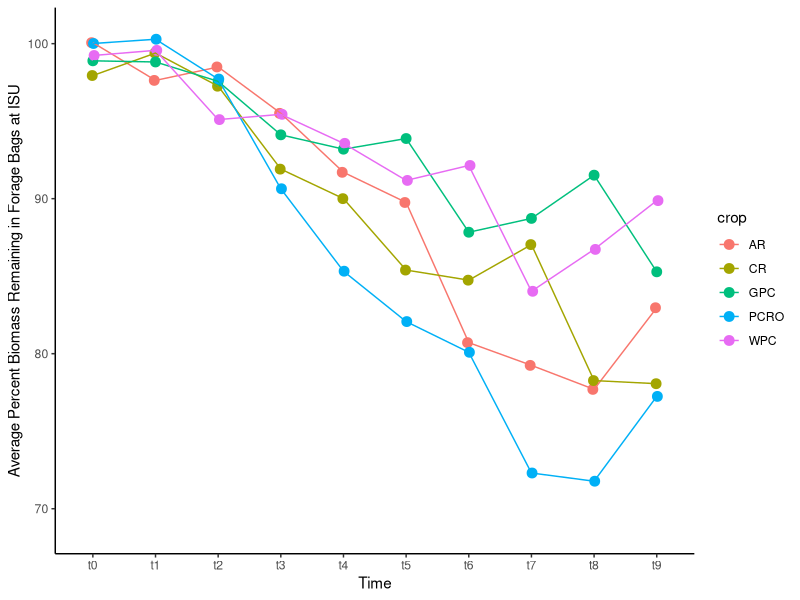
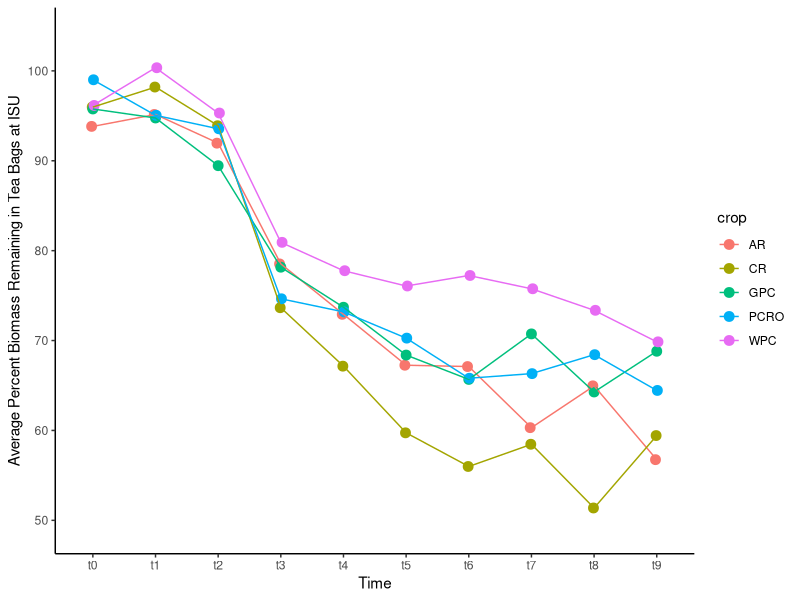
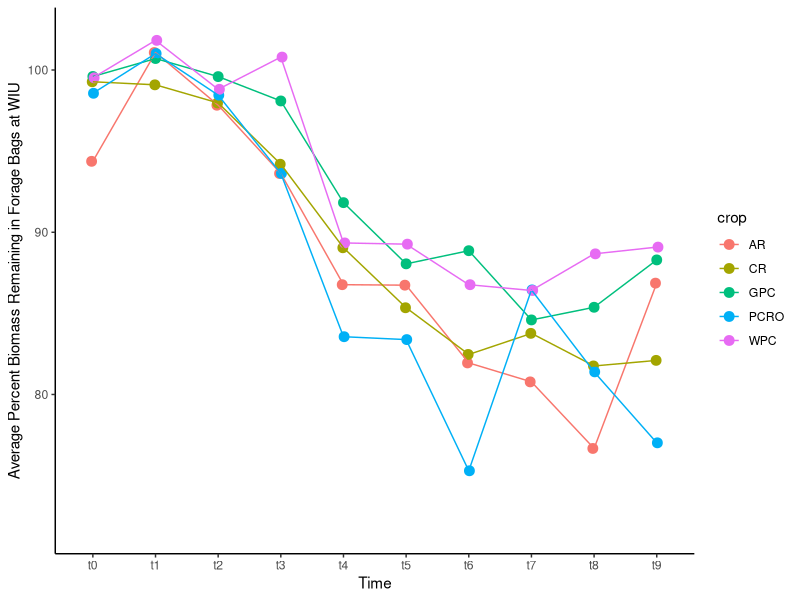
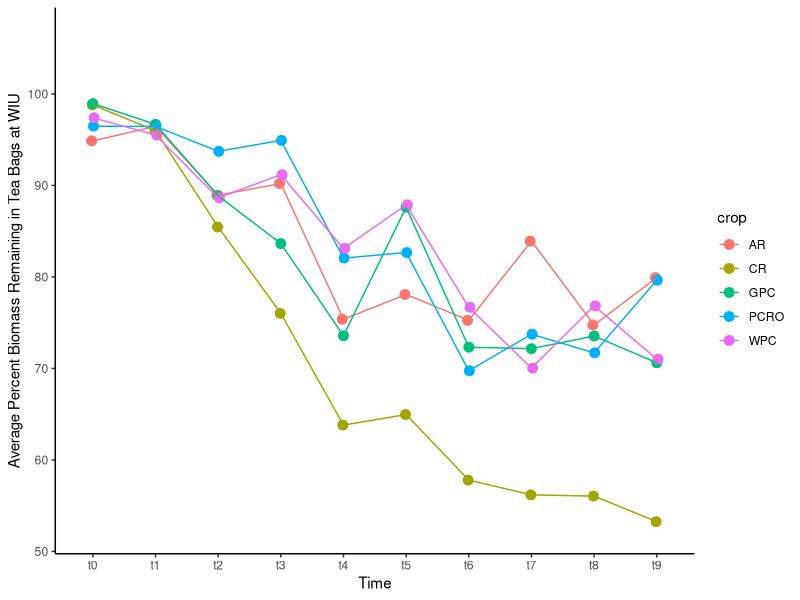
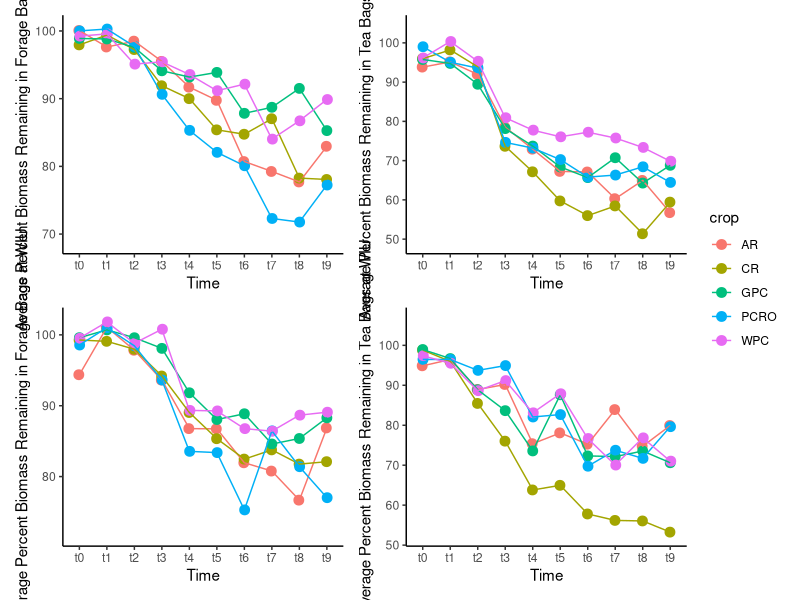
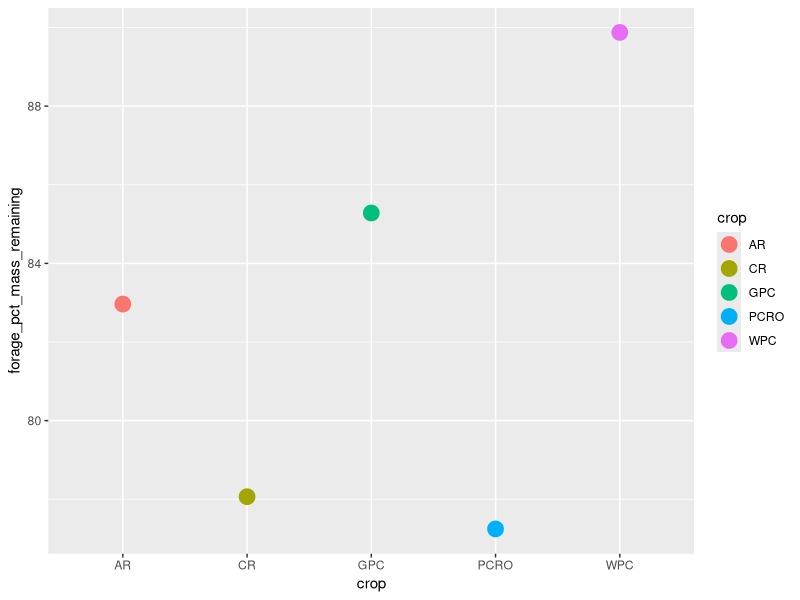
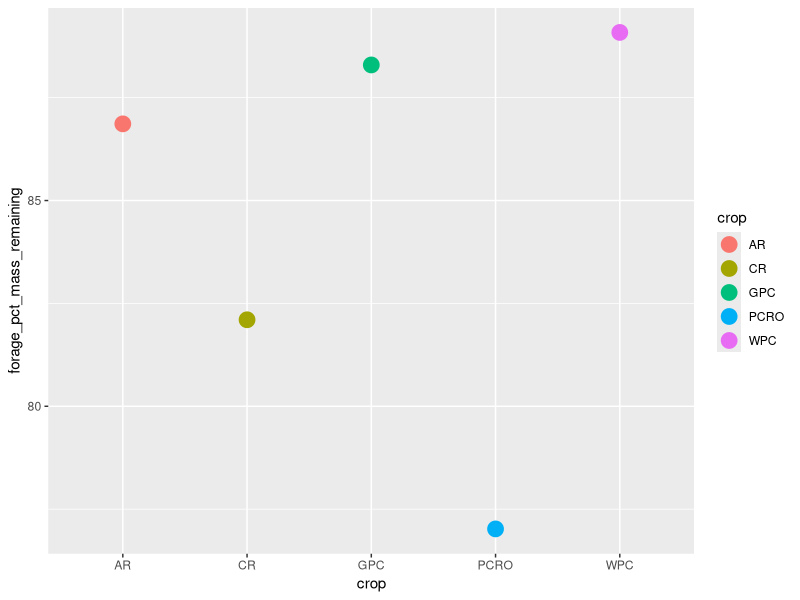
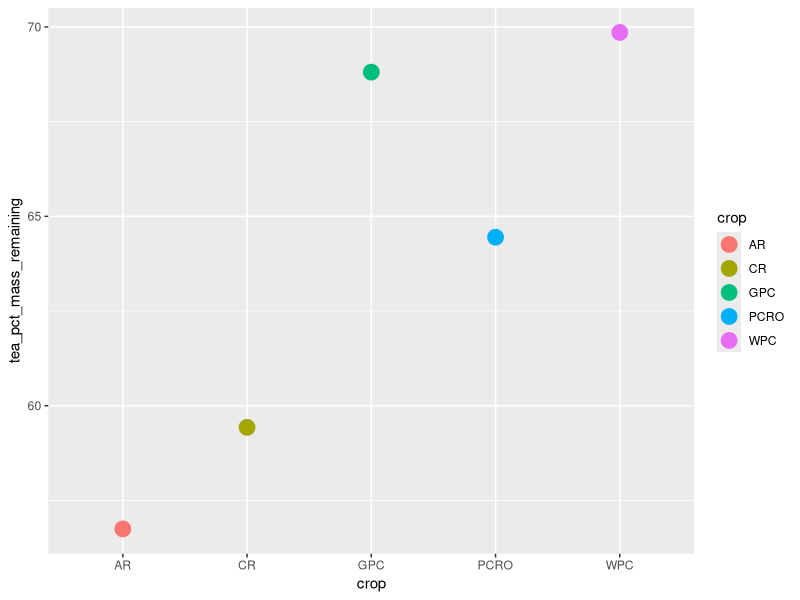

These charts were generated, in order, by the following R code: (Note: this script raises an error after producing the figures.)
# LIBRARIES ----
library(tidyverse)
library(readxl)
library(patchwork)

# READ IN THE DATA----

# decomp data
raw.df <- read_excel("data/Meyer_nrec2023decompbagdata.xlsx")

# initial tea weights
tea.df <- read_excel("data/tea wt.xlsx")

# CLEAN DATA ----

# cleaning the tea data ----

# taking only the tea columns that i want
tea.df <- tea.df %>%
  select(c(tea_id, initial_dry_wt_g))

# rename the tea final wt column
tea.df <- tea.df %>%
  rename(tea_wt_initial_g = initial_dry_wt_g)

# cleaning up the decomp data ----

# change column names
clean.df <- raw.df %>%
  rename(initial_wt_g = bag_no_staple) %>%
  rename(final_wt_g = dry_wt_g) %>%
  rename(time = sample_time) %>%
  rename(tea_wt_final_g = tea_final)

# select the columns that I want to use
clean.df <- clean.df %>%
  select(c(location, plot, crop, bag_no, block, initial_wt_g, time, final_wt_g,
           tea_id, tea_wt_final_g))

# join ----

# join the tea weights with the rest of the data
clean.df <- left_join(clean.df, tea.df, by = "tea_id")

# there are a few out of place samples that i cant quite figure out what the problem is by
# looking through the physical samples, will need to drop those

clean.df <- clean.df %>%
  filter(bag_no != 217) %>% filter(bag_no != 342) %>% filter(bag_no != 222)

# i want to try something new and keep the environment a little cleaner, not sure if this is a good 
# idea but i want to try dropping the no longer used data frames here so the environment is easier 
# to look through 
rm(raw.df)
rm(tea.df)

# DATA MODIFICATIONS ----

# getting percent loss for the forage bags
clean.df <- clean.df %>%
  mutate(difference_g = initial_wt_g - final_wt_g) %>%
  mutate(pct_loss = (difference_g / initial_wt_g) * 100)

# getting percent loss for the tea bags

clean.df <- clean.df %>%
  mutate(tea_wt_initial_g = as.numeric(tea_wt_initial_g))

clean.df <- clean.df %>%
  mutate(tea_difference_g = tea_wt_initial_g - tea_wt_final_g) %>%
  mutate(tea_pct_loss = (tea_difference_g / tea_wt_initial_g) * 100)

# now to get the percent mass remaining
clean.df <- clean.df %>%
  mutate(forage_pct_mass_remaining = ((final_wt_g / initial_wt_g) * 100)) %>%
  mutate(tea_pct_mass_remaining = ((tea_wt_final_g / tea_wt_initial_g) * 100))

# for initial plotting purposes i need to get rid of the na values ----
clean.df <- clean.df %>%
  na.omit()

# PRELIMINARY PLOTTING ----

# forage bags
a <- clean.df %>%
  filter(location == "ISU") %>%
  ggplot(aes(time, forage_pct_mass_remaining, color = crop, group = crop)) +
  stat_summary(fun = mean, geom = "point", size = 3, position = position_dodge2(width = 0.05)) +
  stat_summary(fun.data = mean_se, geom = "line") +
  labs(x = "Time", y = "Average Percent Biomass Remaining in Forage Bags at ISU") +
  theme_classic()

a

# tea bags
b <- clean.df %>%
  filter(location == "ISU") %>%
  ggplot(aes(time,tea_pct_mass_remaining, color = crop, group = crop)) +
  stat_summary(fun = mean, geom = "point", size = 3, position = position_dodge2(width = 0.05)) +
  stat_summary(fun.data = mean_se, geom = "line") +
  labs(x = "Time", y = "Average Percent Biomass Remaining in Tea Bags at ISU") +
  theme_classic()

b

# wiu forage bags
c <- clean.df %>%
  filter(location == "WIU") %>%
  ggplot(aes(time, forage_pct_mass_remaining, color = crop, group = crop)) +
  stat_summary(fun = mean, geom = "point", size = 3, position = position_dodge2(width = 0.05)) +
  stat_summary(fun.data = mean_se, geom = "line") +
  #stat_summary(fun.data = mean_se, geom = "errorbar", width = 0.1) +
  labs(x = "Time", y = "Average Percent Biomass Remaining in Forage Bags at WIU") +
  theme_classic()

c

# wiu tea bags
d <- clean.df %>%
  filter(location == "WIU") %>%
  ggplot(aes(time,tea_pct_mass_remaining, color = crop, group = crop)) +
  stat_summary(fun = mean, geom = "point", size = 3, position = position_dodge2(width = 0.05)) +
  stat_summary(fun.data = mean_se, geom = "line") +
  labs(x = "Time", y = "Average Percent Biomass Remaining in Tea Bags at WIU") +
  theme_classic()

d

e <- a + b + c + d + plot_layout(guide = "collect")

e


# some mean+/- se plots
clean.df %>%
  filter(location == "ISU") %>%
  filter(time == "t9") %>%
  ggplot(aes(crop, forage_pct_mass_remaining, color = crop)) +
  stat_summary(fun = mean, geom = "point", size = 5)

clean.df %>%
  filter(location == "WIU") %>%
  filter(time == "t9") %>%
  ggplot(aes(crop, forage_pct_mass_remaining, color = crop)) +
  stat_summary(fun = mean, geom = "point", size = 5)

clean.df %>%
  filter(location == "ISU") %>%
  filter(time == "t9") %>%
  ggplot(aes(crop, tea_pct_mass_remaining, color = crop)) +
  stat_summary(fun = mean, geom = "point", size = 5)

clean.df %>%
  filter(location == "WIU") %>%
  filter(time == "t9") %>%
  ggplot(aes(crop, tea_pct_mass_remaining, color = crop)) +
  stat_summary(fun = mean, geom = "point", size = 5)

test.df <- clean.df %>%
  filter(time == "t9" | time == "t8") %>% filter(crop == "PCRO") %>% filter(location == "ISU")

write_csv(clean.df, file = "output/cleaned biomass data.csv")






